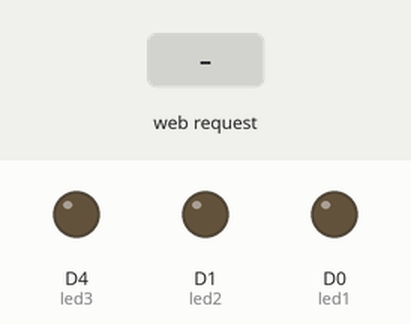
This program was run on a simulated ESP8266 (NodeMCU). Shown: output pins drawn as LEDs (lit = HIGH). Inputs (shaded band) come from the test bench. WiFi joins after 1.5 s; servers stay silent unless stated; what the program prints to the serial monitor is not drawn.

Above: at 2.7 s.
2.8 s: HTTP request GET /LED1ON received
At 3.9 s:
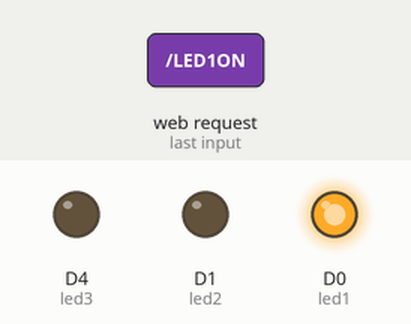
4.3 s: HTTP request GET /LED2ON received
At 5.1 s:
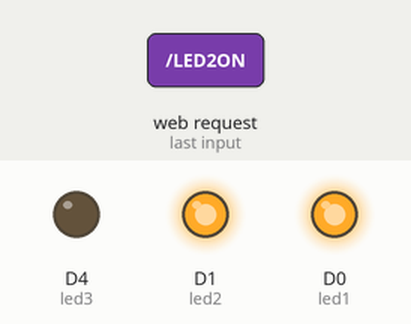
5.8 s: HTTP request GET /LED1OFF received
At 6.2 s:
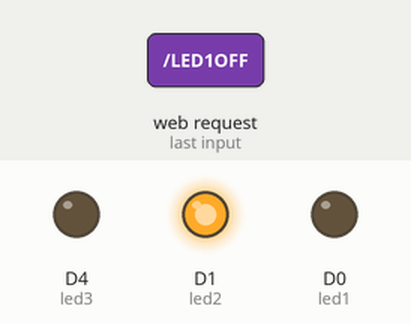
7.3 s: HTTP request GET /LED3OFF received
At 8.5 s:
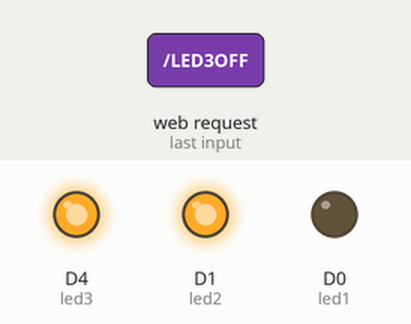
8.8 s: HTTP request GET /LED2OFF received
At 9.7 s:
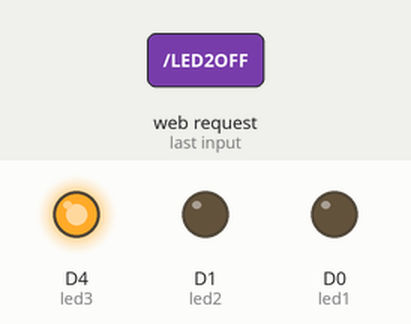
10.3 s: HTTP request GET /LED3ON received
At 10.8 s:
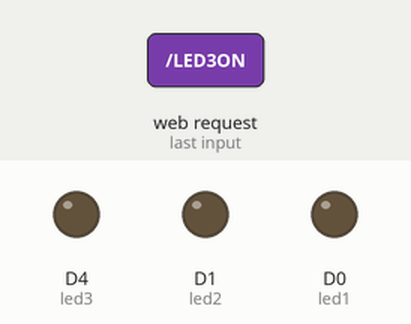
Timing chart, 0 to 12.8 s (numbered marks = the images above; inputs shaded):
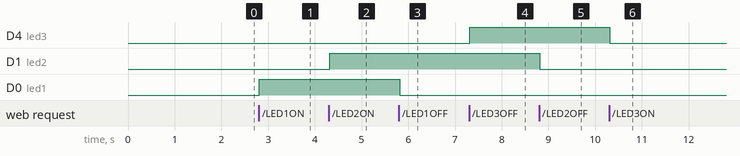

Measured:
- after the input at 2.8 s, D0 (led1): LOW → HIGH at once
- after the input at 4.3 s, D1 (led2): LOW → HIGH at once
- after the input at 5.8 s, D0 (led1): HIGH → LOW at once
- after the input at 7.3 s, D4 (led3): LOW → HIGH at once
- after the input at 8.8 s, D1 (led2): HIGH → LOW at once
- after the input at 10.3 s, D4 (led3): HIGH → LOW at once

The program:

main.cpp
```cpp
#include <Arduino.h>
#include <ESPAsyncWebServer.h>
#include <ESP8266WiFi.h>

int led1 = D0, led2 = D1, led3 = LED_BUILTIN;

// ssid & pass access point
const char *ap_ssid = "ofa";
const char *ap_password = "12345678";

// ssid & pass access point
const char *sta_ssid = "POCO F3";
const char *sta_password = "satusampaisepuluh";

AsyncWebServer server(80); // port servernya
String webpage;


// put function declarations here:
int myFunction(int, int);

void setup() {
  // put your setup code here, to run once:
  pinMode(led1, OUTPUT);
  pinMode(led2, OUTPUT);
  pinMode(led3, OUTPUT);

  Serial.begin(9600); // 9600 tuh frekuensi, serial begin buat komunikasi antara nodeMCU dengan perangkat lain, ex : platformIO
  delay(10);

  // setting mode access point
  // Serial.println("Configuring access point...");
  // WiFi.mode(WIFI_AP); // wifi_ap buat acces point
  // WiFi.softAP(ap_ssid, ap_password); // klo gamau pake pass ap_password bisa diilangin
  // Serial.print("Wifi: ");
  // Serial.println(ap_ssid);
  // Serial.print("IP address: ");
  // Serial.println(WiFi.softAPIP());

  // setting mode station
  Serial.print("Connecting to ");
  Serial.println(sta_ssid);

  WiFi.mode(WIFI_STA);
  WiFi.begin(sta_ssid, sta_password);

  while (WiFi.status() != WL_CONNECTED)
  {
    delay(300);
    Serial.print(".");
  }

  Serial.println("");
  Serial.println("WiFi connected");
  Serial.print("IP address: ");
  Serial.println(WiFi.localIP());

  // Isi dari Webpage
  webpage+= "<h1> Web Control ESP8266</h1>";
  webpage+= "<p>LED 1: ";
  webpage+= "<a href=\"LED1ON\"\"><button>ON</button></a><a href=\"LED1OFF\"\"><button>OFF</button></a></p><br>";
  webpage+= "<p>LED 2: ";
  webpage+= "<a href=\"LED2ON\"\"><button>ON</button></a><a href=\"LED2OFF\"\"><button>OFF</button></a></p><br>";
  webpage+= "<p>LED 3: ";
  webpage+= "<a href=\"LED3ON\"\"><button>ON</button></a><a href=\"LED3OFF\"\"><button>OFF</button></a></p>";

  // inisialisasi href (routing)
  server.on("/", HTTP_GET, [](AsyncWebServerRequest *request){
    request->send(200, "text/html", webpage);
  });

  server.on("/LED1ON", HTTP_GET, [](AsyncWebServerRequest *request){
    digitalWrite(led1, HIGH);
    request->send(200, "text/html", webpage);
  });

  server.on("/LED2ON", HTTP_GET, [](AsyncWebServerRequest *request){
    digitalWrite(led2, HIGH);
    request->send(200, "text/html", webpage);
  });

  server.on("/LED3ON", HTTP_GET, [](AsyncWebServerRequest *request){
    digitalWrite(led3, LOW);
    request->send(200, "text/html", webpage);
  });

  server.on("/LED1OFF", HTTP_GET, [](AsyncWebServerRequest *request){
    digitalWrite(led1, LOW);
    request->send(200, "text/html", webpage);
  });

  server.on("/LED2OFF", HTTP_GET, [](AsyncWebServerRequest *request){
    digitalWrite(led2, LOW);
    request->send(200, "text/html", webpage);
  });

  server.on("/LED3OFF", HTTP_GET, [](AsyncWebServerRequest *request){
    digitalWrite(led3, HIGH);
    request->send(200, "text/html", webpage);
  });

  server.begin();
}

void loop() {
  // put your main code here, to run repeatedly:
  // digitalWrite(led1, LOW);
  // digitalWrite(led2, HIGH);
  // delay(1000);
  // digitalWrite(led2, LOW);
  // digitalWrite(led3, LOW);
  // // klo LED Built in kebalik LOW=nyala, HIGH=mati
  // delay(5000);
  // digitalWrite(led3, HIGH);
  // digitalWrite(led1, HIGH);
  // delay(1000);


}

// put function definitions here:
int myFunction(int x, int y) {
  return x + y;
}
```
